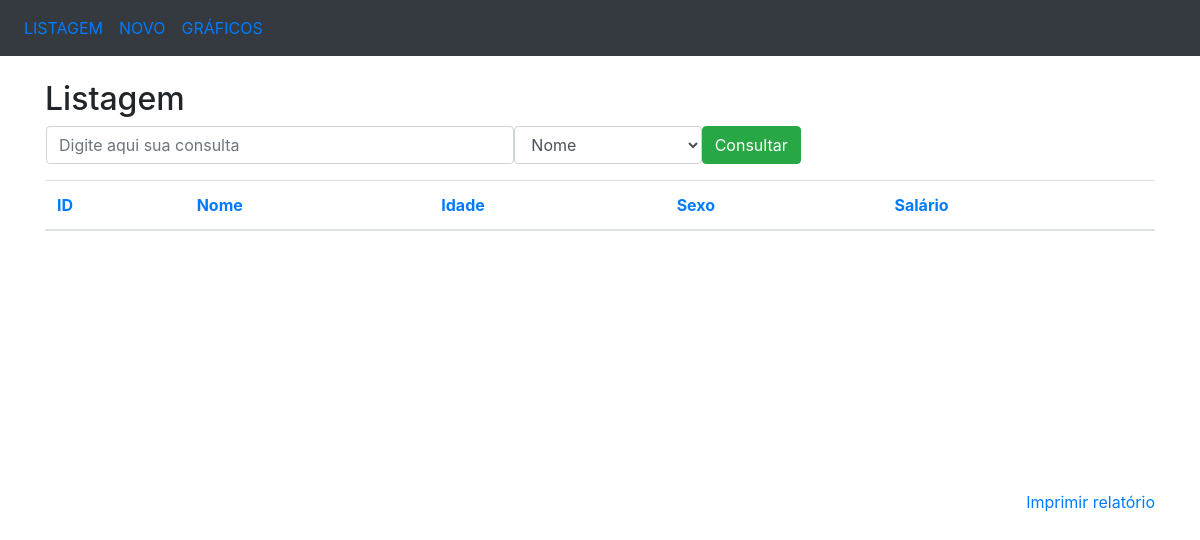
Before: /ordenacao/nome/nome with the older database file.
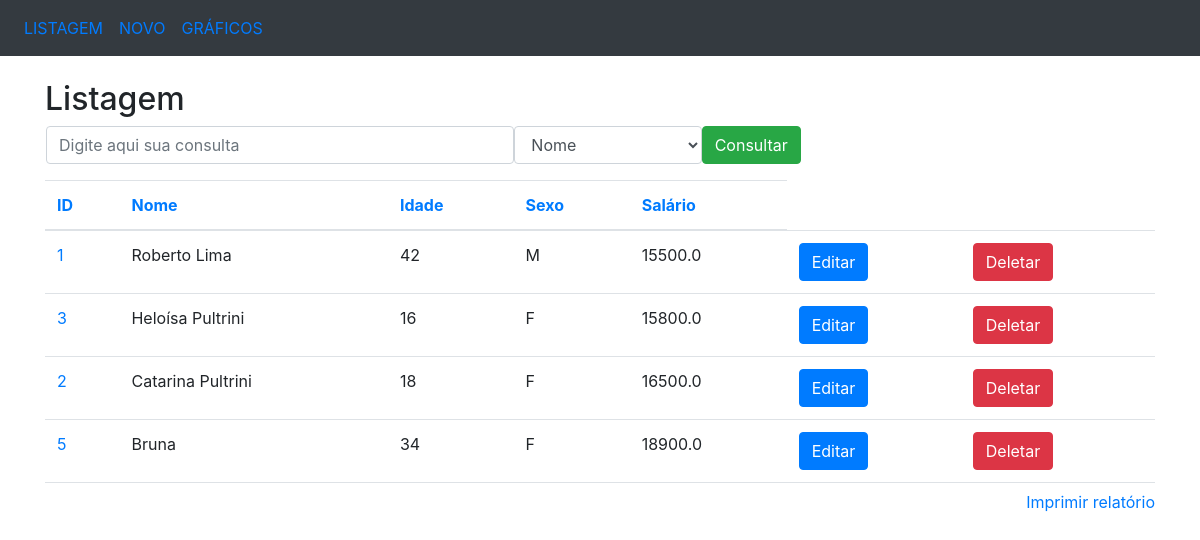
After: the same page with the newer database file.
### app/models/tables.py (models this page shows, shortened)
class Pessoa(db.Model):
    __tablename__ = 'pessoas'
    id = db.Column(db.Integer, primary_key=True)
    nome = db.Column(db.String(50), nullable=False)
    idade = db.Column(db.Integer)
    sexo = db.Column(db.String(1))
    salario = db.Column(db.Float)

### app/controllers/default.py (the view)
@app.route('/ordenacao/<campo>/<ordem_anterior>')
def ordenacao(campo='id', ordem_anterior=''):
    if campo == 'id':
        if ordem_anterior == campo:
            pessoas = Pessoa.query.order_by(Pessoa.id.desc()).all()
        else:
            pessoas = Pessoa.query.order_by(Pessoa.id).all()
    elif campo == 'nome':
        if ordem_anterior == campo:
            pessoas = Pessoa.query.order_by(Pessoa.nome.desc()).all()
        else:
            pessoas = Pessoa.query.order_by(Pessoa.nome).all()
    elif campo == 'idade':
        if ordem_anterior == campo:
            pessoas = Pessoa.query.order_by(Pessoa.idade.desc()).all()
        else:
            pessoas = Pessoa.query.order_by(Pessoa.idade).all()
    elif campo == 'sexo':
        if ordem_anterior == campo:
            pessoas = Pessoa.query.order_by(Pessoa.sexo.desc()).all()
        else:
            pessoas = Pessoa.query.order_by(Pessoa.sexo).all()
    elif campo == 'salario':
        if ordem_anterior == campo:
            pessoas = Pessoa.query.order_by(Pessoa.salario.desc()).all()
        else:
            pessoas = Pessoa.query.order_by(Pessoa.salario).all()
    else:
        pessoas = Pessoa.query.order_by(Pessoa.id).all()
    return render_template('listagem.html', pessoas=pessoas, ordem=campo)

### app/templates/listagem.html (shortened to what this page needs)
<!DOCTYPE html>
<html>
    <head>
        <link rel="stylesheet" href="https://maxcdn.bootstrapcdn.com/bootstrap/4.3.1/css/bootstrap.min.css">
    </head>
    <body>
        <nav class="navbar navbar-expand-sm bg-dark">
            <ul class="navbar-nav">
                <li class="nav-item">
                    <a class="nav-link" href="/listagem">LISTAGEM</a>
                </li>
                <li class="nav-item">
                    <a class="nav-link" href="/insercao">NOVO</a>
                </li>
                <li class="nav-item">
                    <a class="nav-link" href="/graficos">GRÁFICOS</a>
                </li>
            </ul>
        </nav>
        <br />
        <div class="container">
            <h2>Listagem</h2>
            <form action="/consulta" method="POST" name="frm_consulta" class="ml-3">
                <div class="form-group">
                    <div class="row">
                        <input type="text" class="form-control col-md-5" name="consulta" placeholder="Digite aqui sua consulta"/>
                        <select class="form-control col-md-2" name="campo">
                            <option value="nome">Nome</option>
                        </select>
                        <button type="submit" class="btn btn-success">Consultar</button>
                    </div>
                </div>
            </form>
            <div style="overflow: scroll; height: 310px; width: 100%;" align="center">
                <table class="table">
                    <thead>
                        <tr>
                            <th>
                                <a href="/ordenacao/id/{{ordem}}">ID</a>
                            </th>
                            <th>
                                <a href="/ordenacao/nome/{{ordem}}">Nome</a>
                            </th>
                            <th>
                                <a href="/ordenacao/idade/{{ordem}}">Idade</a>
                            </th>
                            <th>
                                <a href="/ordenacao/sexo/{{ordem}}">Sexo</a>
                            </th>
                            <th>
                                <a href="/ordenacao/salario/{{ordem}}">Salário</a>
                            </th>
                        </tr>
                    </thead>
                    <tbody>
                        {% for pessoa in pessoas %}
                        <tr>
                            <td nowrap="true">
                                <a href="/selecao/{{pessoa.id}}">{{pessoa.id}}</a>
                            </td>
                            <td nowrap="true">
                                {{pessoa.nome}}
                            </td>
                            <td nowrap="true">
                                {{pessoa.idade}}
                            </td>
                            <td nowrap="true">
                                {{pessoa.sexo}}
                            </td>
                            <td nowrap="true">
                                {{pessoa.salario}}
                            </td>
                            <td>
                                <a href="/edicao/{{pessoa.id}}" class="btn btn-primary" role="button">Editar</a>
                            </td>
                            <td>
                                <a href="/delecao/{{pessoa.id}}" class="btn btn-danger" role="button">Deletar</a>
                            </td>
                        </tr>
                        {% endfor %}
                    </tbody>
                </table>
            </div>
            <a href="#" style="float: right;" onclick="relatorio()">Imprimir relatório</a>
        </div>
    </body>
</html>

Changed rows visible on the page:
now on this page (row unchanged): Pessoa: id "1", nome "Roberto Lima", idade "42", sexo "M", salario "15500.0"
now on this page (row unchanged): Pessoa: id "3", nome "Heloísa Pultrini", idade "16", sexo "F", salario "15800.0"
now on this page (row unchanged): Pessoa: id "2", nome "Catarina Pultrini", idade "18", sexo "F", salario "16500.0"
added Pessoa: id "5", nome "Bruna", idade "34", sexo "F", salario "18900.0"
